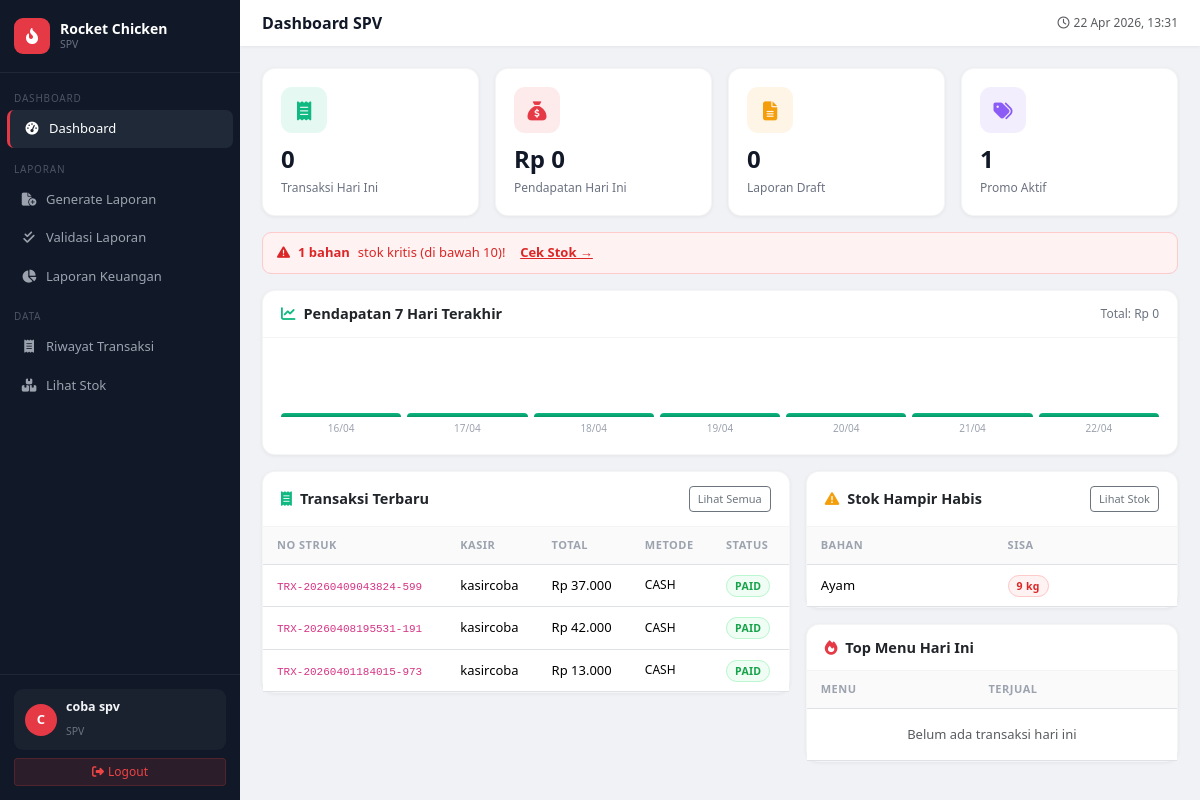
Page /view/spv/dashboard.php (signed in) on the committed database.
### tables this page shows
CREATE TABLE `transaksi` (
  `id_transaksi` int(11) NOT NULL,
  `no_struk` varchar(50) NOT NULL,
  `id_kasir` int(11) NOT NULL,
  `tanggal` timestamp NOT NULL DEFAULT current_timestamp(),
  `total` decimal(12,2) NOT NULL,
  `status_pembayaran` enum('PENDING','PAID','FAILED') NOT NULL,
  `metode_pembayaran` enum('CASH','QRIS','TRANSFER') NOT NULL
);

CREATE TABLE `users` (
  `id_user` int(11) NOT NULL,
  `username` varchar(50) NOT NULL,
  `password` varchar(225) NOT NULL,
  `nama` varchar(100) NOT NULL,
  `role` enum('KASIR','TRAINING','COOKER','SPV','SUPER ADMIN') NOT NULL,
  `created_at` timestamp NOT NULL DEFAULT current_timestamp(),
  `is_active` tinyint(4) NOT NULL DEFAULT 1,
  `updated_at` timestamp NULL DEFAULT NULL
);

CREATE TABLE `stok` (
  `id_stok` int(11) NOT NULL,
  `nama_bahan` varchar(100) NOT NULL,
  `jumlah` int(11) NOT NULL,
  `satuan` varchar(20) NOT NULL
);

### view/spv/dashboard.php (the view, shortened to what this page needs)
<?php
require_once __DIR__ . '/../../config/database.php';
$today = date('Y-m-d');
$trxToday   = mysqli_fetch_assoc(mysqli_query($conn,
    "SELECT COUNT(*) c, IFNULL(SUM(total),0) s FROM transaksi
     WHERE DATE(tanggal)='$today' AND status_pembayaran='PAID'"));
$stokKritis = mysqli_fetch_assoc(mysqli_query($conn,"SELECT COUNT(*) c FROM stok WHERE jumlah < 10"))['c'];
$draftLap   = mysqli_fetch_assoc(mysqli_query($conn,"SELECT COUNT(*) c FROM laporan WHERE status='DRAFT'"))['c'];
$promoAktif = mysqli_fetch_assoc(mysqli_query($conn,
    "SELECT COUNT(*) c FROM promo WHERE is_active=1
     AND tanggal_mulai<='$today' AND tanggal_selesai>='$today'"))['c'];
$rev7Data = [];
for ($i=6; $i>=0; $i--) {
    $d = date('Y-m-d', strtotime("-$i days"));
    $rev7Data[$d] = 0;
}
$recentTrx = mysqli_query($conn,
    "SELECT t.*, u.nama FROM transaksi t JOIN users u ON t.id_kasir=u.id_user
     ORDER BY t.tanggal DESC LIMIT 7");
$stokRendah = mysqli_query($conn,
    "SELECT * FROM stok WHERE jumlah < 10 ORDER BY jumlah ASC LIMIT 5");
include __DIR__ . '/../../includes/layout_start.php';
?>
<div class="row g-3 mb-3">
  <?php
  $cards = [
    ['Transaksi Hari Ini',    $trxToday['c'],          'fa-receipt',         '#10b981','rgba(16,185,129,.1)'],
    ['Pendapatan Hari Ini',   'Rp '.number_format($trxToday['s'],0,',','.'), 'fa-sack-dollar','#e63946','rgba(230,57,70,.1)'],
    ['Laporan Draft',         $draftLap,               'fa-file-alt',        '#f59e0b','rgba(245,158,11,.1)'],
    ['Promo Aktif',           $promoAktif,             'fa-tags',            '#8b5cf6','rgba(139,92,246,.1)'],
  ];
  foreach($cards as [$label,$val,$icon,$color,$bg]):
  ?>
  <div class="col-sm-6 col-xl-3">
    <div class="stat-card">
      <div class="s-ic mb-2" style="background:<?=$bg?>;color:<?=$color?>">
        <i class="fa-solid <?=$icon?>"></i></div>
      <div style="font-size:<?=is_string($val)&&strlen($val)>8?'16px':'24px'?>;font-weight:800;color:#111827"><?=$val?></div>
      <div style="font-size:12px;color:#6b7280;margin-top:2px"><?=$label?></div>
    </div>
  </div>
  <?php endforeach; ?>
</div>
<?php if($stokKritis > 0): ?>
<div class="alert d-flex gap-2 align-items-center mb-3"
     style="border-radius:9px;font-size:13px;padding:10px 14px;background:#fef2f2;color:#dc2626;border:1px solid #fecaca">
  <i class="fa-solid fa-triangle-exclamation"></i>
  <strong><?=$stokKritis?> bahan</strong> stok kritis (di bawah 10)! &nbsp;
  <a href="stok.php" style="color:#dc2626;font-weight:700">Cek Stok →</a>
</div>
<?php endif; ?>
<div class="card-box mb-3">
  <div class="c-head">
    <h5><i class="fa-solid fa-chart-line me-2" style="color:#10b981"></i>Pendapatan 7 Hari Terakhir</h5>
    <span style="font-size:12px;color:#6b7280">Total: Rp <?= number_format(array_sum($rev7Data),0,',','.') ?></span>
  </div>
  <div class="c-body">
    <?php
    $maxRev = max(array_values($rev7Data)) ?: 1;
    ?>
    <div class="mini-chart" style="height:80px;align-items:flex-end;gap:6px">
      <?php foreach($rev7Data as $tgl => $rev): ?>
      <div style="flex:1;display:flex;flex-direction:column;align-items:center;gap:4px">
        <div class="bar" style="width:100%;height:<?= max(4, round(($rev/$maxRev)*70)) ?>px"
             data-label="Rp <?= number_format($rev,0,',','.') ?>"></div>
        <div style="font-size:10px;color:#9ca3af"><?= date('d/m',strtotime($tgl)) ?></div>
      </div>
      <?php endforeach; ?>
    </div>
  </div>
</div>
<div class="row g-3">
  <div class="col-lg-7">
    <div class="card-box">
      <div class="c-head">
        <h5><i class="fa-solid fa-receipt me-2" style="color:#10b981"></i>Transaksi Terbaru</h5>
        <a href="transaksi.php" class="btn btn-sm btn-outline-secondary" style="font-size:11px">Lihat Semua</a>
      </div>
      <div class="c-body p-0">
        <table class="table table-hover mb-0">
          <thead><tr><th>No Struk</th><th>Kasir</th><th>Total</th><th>Metode</th><th>Status</th></tr></thead>
          <tbody>
          <?php while($t=mysqli_fetch_assoc($recentTrx)):
            $sc=['PAID'=>'sb-success','PENDING'=>'sb-warning','FAILED'=>'sb-danger'][$t['status_pembayaran']]??'';
          ?>
          <tr>
            <td><code style="font-size:11px"><?= htmlspecialchars($t['no_struk']) ?></code></td>
            <td><?= htmlspecialchars($t['nama']) ?></td>
            <td>Rp <?= number_format($t['total'],0,',','.') ?></td>
            <td style="font-size:12px"><?= $t['metode_pembayaran'] ?></td>
            <td><span class="rbadge <?=$sc?>"><?= $t['status_pembayaran'] ?></span></td>
          </tr>
          <?php endwhile; ?>
          </tbody>
        </table>
      </div>
    </div>
  </div>
  <div class="col-lg-5">
    <div class="card-box mb-3">
      <div class="c-head">
        <h5><i class="fa-solid fa-triangle-exclamation me-2" style="color:#f59e0b"></i>Stok Hampir Habis</h5>
        <a href="stok.php" class="btn btn-sm btn-outline-secondary" style="font-size:11px">Lihat Stok</a>
      </div>
      <div class="c-body p-0">
        <table class="table mb-0">
          <thead><tr><th>Bahan</th><th>Sisa</th></tr></thead>
          <tbody>
          <?php
          while($s=mysqli_fetch_assoc($stokRendah)):
          ?>
          <tr>
            <td><?= htmlspecialchars($s['nama_bahan']) ?></td>
            <td><span class="rbadge sb-danger"><?=$s['jumlah']?> <?=$s['satuan']?></span></td>
          </tr>
          <?php endwhile; ?>
          </tbody>
        </table>
      </div>
    </div>
    <div class="card-box">
      <div class="c-head">
        <h5><i class="fa-solid fa-fire me-2" style="color:#e63946"></i>Top Menu Hari Ini</h5>
      </div>
      <div class="c-body p-0">
        <table class="table mb-0">
          <thead><tr><th>Menu</th><th>Terjual</th></tr></thead>
          <tbody>
          <?php
          $hasTop = false;
          ?>
          <?php if(!$hasTop): ?>
          <tr><td colspan="2" class="text-center text-muted py-3" style="font-size:13px">
            Belum ada transaksi hari ini</td></tr>
          <?php endif; ?>
          </tbody>
        </table>
      </div>
    </div>
  </div>
</div>
<?php include __DIR__ . '/../../includes/layout_end.php'; ?>

### includes/layout_start.php (style rules this page uses)
:root { --sw:240px;--brand:#e63946;--sdk:#c1121f;--sbg:#111827;--shov:#1f2937 }
body { background:#f0f2f5;font-family:'Segoe UI',sans-serif;min-height:100vh }
.stat-card { background:#fff;border-radius:13px;padding:18px;box-shadow:0 1px 4px rgba(0,0,0,.06);transition:.2s;border:1px solid rgba(0,0,0,.04) }
.stat-card .s-ic { width:46px;height:46px;border-radius:11px;display:flex;align-items:center;justify-content:center;font-size:19px }
.card-box { background:#fff;border-radius:13px;box-shadow:0 1px 4px rgba(0,0,0,.06);border:1px solid rgba(0,0,0,.04) }
.card-box .c-head { padding:14px 18px;border-bottom:1px solid #f3f4f6;display:flex;align-items:center;justify-content:space-between }
.card-box .c-head h5 { margin:0;font-size:14.5px;font-weight:700 }
.card-box .c-body { padding:18px }
.table th { font-size:11px;text-transform:uppercase;letter-spacing:.5px;color:#9ca3af;background:#fafafa;padding:10px 14px }
.table td { padding:11px 14px;font-size:13px;vertical-align:middle }
.rbadge { font-size:10.5px;padding:3px 8px;border-radius:20px;font-weight:600;letter-spacing:.3px }
.sb-success { background:#f0fdf4;color:#16a34a;border:1px solid #bbf7d0 }
.sb-danger { background:#fef2f2;color:#dc2626;border:1px solid #fecaca }

### view/spv/dashboard.php (style rules this page uses)
.mini-chart { height:60px;display:flex;align-items:flex-end;gap:3px }
.bar { background:linear-gradient(180deg,#10b981,#059669);border-radius:4px 4px 0 0;min-width:20px;transition:.3s;cursor:default;position:relative }

### rows in the picture
transaksi: no_struk "TRX-20260409043824-599", id_kasir.nama "kasircoba", total "37.000", metode_pembayaran "CASH", status_pembayaran "PAID"
transaksi: no_struk "TRX-20260408195531-191", id_kasir.nama "kasircoba", total "42.000", metode_pembayaran "CASH", status_pembayaran "PAID"
transaksi: no_struk "TRX-20260401184015-973", id_kasir.nama "kasircoba", total "13.000", metode_pembayaran "CASH", status_pembayaran "PAID"
stok: nama_bahan "Ayam", jumlah "9", satuan "kg"

### other values in the picture
$role "SPV"
substr($_SESSION['nama']??'U',0,1) "C"
$_SESSION['nama'] "coba spv"
$pageTitle "Dashboard SPV"
$val "0"
$label "Transaksi Hari Ini"
$val "Rp 0"
$label "Pendapatan Hari Ini"
$label "Laporan Draft"
$val "1"
$label "Promo Aktif"
$stokKritis "1"
array_sum($rev7Data) "0"
date('d/m',strtotime($tgl)) "16/04"
date('d/m',strtotime($tgl)) "17/04"
